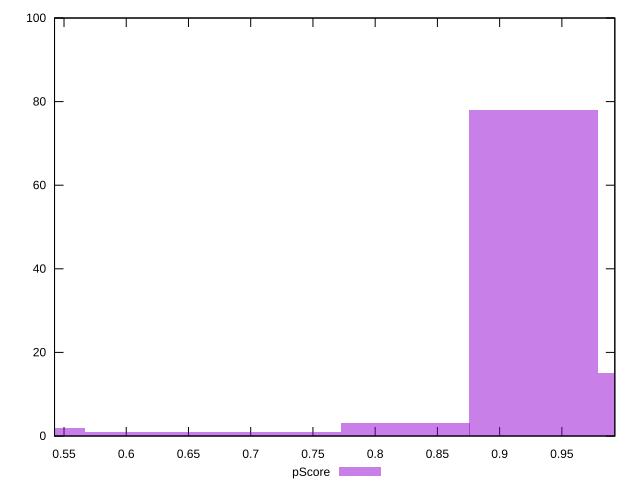

This chart was generated by the following gnuplot code:
reset

$pScore <<EOF
0.7212403814138029 1
0.5151717010098592 2
1.0303434020197184 15
0.9273090618177466 78
0.8242747216157748 3
0.6182060412118311 1
EOF

set key outside below
set boxwidth 0.10303434020197184
set xrange [0.5423849543437155:0.9925478259652429]
set yrange [0:100]
set trange [0:100]
set style fill transparent solid 0.5 noborder
set terminal svg size 640, 490 enhanced background rgb 'white'
set output "report/report_00029_2021-02-24T13-36-40.390Z/mainthread-work-breakdown/samples/agenda/pScore/histogram.svg"

plot $pScore title "pScore" with boxes

reset
